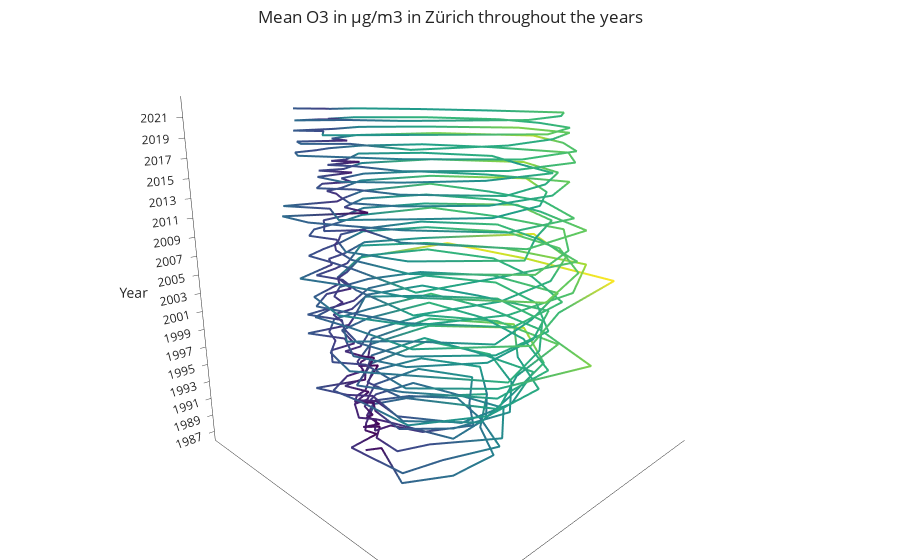
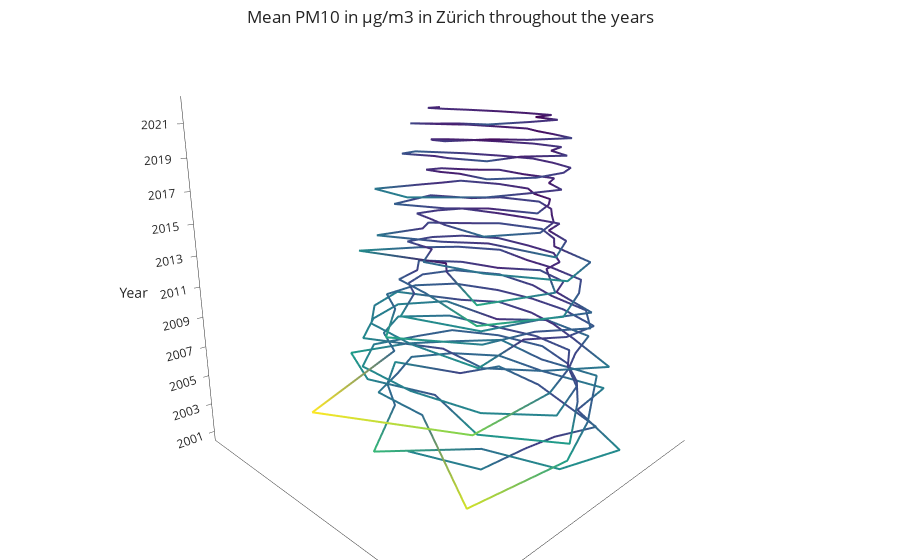
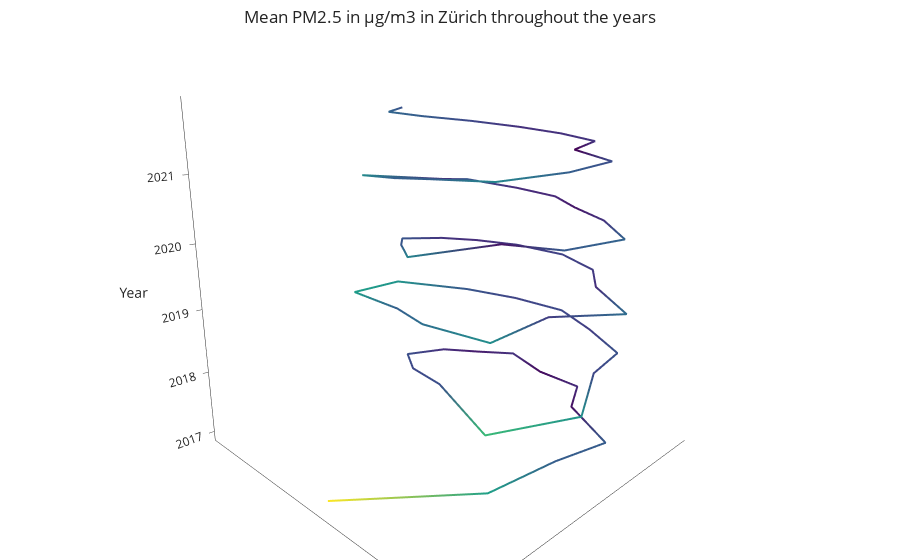

Notebook code cell kept with these figures, in order:
### Code cell
create_3d_scatter_plot(data, "O3 in µg/m3", 18, "map_o3.html")
create_3d_scatter_plot(data, "PM10 in µg/m3", 11, "map_pm10.html")
create_3d_scatter_plot(data, "PM2.5 in µg/m3", 5, "map_pm25.html")

### Figure 1 — Plotly figure (JSON) as saved in the notebook; plotly's stock layout.template omitted (floating-point values rounded to 4 significant figures; data arrays with more than 128 entries replaced by an {"elided": "..."} marker saying what was removed)
{"data": [{"hovertemplate": "%{text}", "line": {"color": {"elided": "420 float values"}, "colorscale": [[0, "#440154"], [0.1111, "#482878"], [0.2222, "#3e4989"], [0.3333, "#31688e"], [0.4444, "#26828e"], [0.5556, "#1f9e89"], [0.6667, "#35b779"], [0.7778, "#6ece58"], [0.8889, "#b5de2b"], [1, "#fde725"]], "width": 4}, "mode": "lines", "name": "", "text": {"elided": "420 str values"}, "type": "scatter3d", "x": {"elided": "420 float values"}, "y": {"elided": "420 float values"}, "z": {"elided": "420 float values"}}], "layout": {"margin": {"b": 0, "l": 0, "r": 0, "t": 0}, "scene": {"aspectratio": {"x": 1, "y": 1, "z": 1}, "bgcolor": "rgba(0,0,0,0)", "camera": {"center": {"x": 0, "y": 0, "z": 0}, "eye": {"x": 1.3, "y": 1.3, "z": 0.5}, "up": {"x": 0, "y": 0, "z": 1}}, "xaxis": {"showgrid": false, "ticktext": [], "tickvals": [], "title": {"text": ""}}, "yaxis": {"showgrid": false, "ticktext": [], "tickvals": [], "title": {"text": ""}}, "zaxis": {"showgrid": false, "ticktext": [1987, 1989, 1991, 1993, 1995, 1997, 1999, 2001, 2003, 2005, 2007, 2009, 2011, 2013, 2015, 2017, 2019, 2021], "tickvals": [0, 2, 4, 6, 8, 10, 12, 14, 16, 18, 20, 22, 24, 26, 28, 30, 32, 34], "title": {"text": "Year"}}}, "title": {"text": "Mean O3 in µg/m3 in Zürich throughout the years", "x": 0.5, "xanchor": "center", "y": 0.98, "yanchor": "top"}}}

### Figure 2 — Plotly figure (JSON) as saved in the notebook; plotly's stock layout.template omitted (floating-point values rounded to 4 significant figures; data arrays with more than 128 entries replaced by an {"elided": "..."} marker saying what was removed)
{"data": [{"hovertemplate": "%{text}", "line": {"color": {"elided": "252 float values"}, "colorscale": [[0, "#440154"], [0.1111, "#482878"], [0.2222, "#3e4989"], [0.3333, "#31688e"], [0.4444, "#26828e"], [0.5556, "#1f9e89"], [0.6667, "#35b779"], [0.7778, "#6ece58"], [0.8889, "#b5de2b"], [1, "#fde725"]], "width": 4}, "mode": "lines", "name": "", "text": {"elided": "252 str values"}, "type": "scatter3d", "x": {"elided": "252 float values"}, "y": {"elided": "252 float values"}, "z": {"elided": "252 float values"}}], "layout": {"margin": {"b": 0, "l": 0, "r": 0, "t": 0}, "scene": {"aspectratio": {"x": 1, "y": 1, "z": 1}, "bgcolor": "rgba(0,0,0,0)", "camera": {"center": {"x": 0, "y": 0, "z": 0}, "eye": {"x": 1.3, "y": 1.3, "z": 0.5}, "up": {"x": 0, "y": 0, "z": 1}}, "xaxis": {"showgrid": false, "ticktext": [], "tickvals": [], "title": {"text": ""}}, "yaxis": {"showgrid": false, "ticktext": [], "tickvals": [], "title": {"text": ""}}, "zaxis": {"showgrid": false, "ticktext": [2001, 2003, 2005, 2007, 2009, 2011, 2013, 2015, 2017, 2019, 2021], "tickvals": [0, 2, 4, 6, 8, 10, 12, 14, 16, 18, 20], "title": {"text": "Year"}}}, "title": {"text": "Mean PM10 in µg/m3 in Zürich throughout the years", "x": 0.5, "xanchor": "center", "y": 0.98, "yanchor": "top"}}}

### Figure 3 — Plotly figure (JSON) as saved in the notebook; plotly's stock layout.template omitted (floating-point values rounded to 4 significant figures)
{"data": [{"hovertemplate": "%{text}", "line": {"color": [25.46, 16.92, 11.65, 11.63, 6.83, 8.461, 6.547, 8.815, 7.459, 8.593, 10.7, 10.26, 10.71, 19.11, 15.83, 10.05, 10.88, 9.468, 10.25, 9.912, 11.21, 16.0, 16.76, 11.8, 13.0, 15.51, 9.403, 12.83, 8.523, 9.459, 9.864, 9.141, 8.502, 8.9, 11.09, 11.26, 14.75, 6.975, 11.48, 12.12, 8.893, 7.12, 8.168, 8.356, 11.25, 8.501, 15.34, 11.86, 11.75, 14.89, 11.82, 10.54, 5.932, 8.951, 8.699, 8.717, 10.18, 11.66, 12.27, 10.91], "colorscale": [[0, "#440154"], [0.1111, "#482878"], [0.2222, "#3e4989"], [0.3333, "#31688e"], [0.4444, "#26828e"], [0.5556, "#1f9e89"], [0.6667, "#35b779"], [0.7778, "#6ece58"], [0.8889, "#b5de2b"], [1, "#fde725"]], "width": 4}, "mode": "lines", "name": "", "text": ["Date:<br>01.2017<br>-----<br>Mean PM2.5 in µg/m3:<br>25.4618", "Date:<br>02.2017<br>-----<br>Mean PM2.5 in µg/m3:<br>16.9165", "Date:<br>03.2017<br>-----<br>Mean PM2.5 in µg/m3:<br>11.6541", "Date:<br>04.2017<br>-----<br>Mean PM2.5 in µg/m3:<br>11.6303", "Date:<br>05.2017<br>-----<br>Mean PM2.5 in µg/m3:<br>6.8301", "Date:<br>06.2017<br>-----<br>Mean PM2.5 in µg/m3:<br>8.4613", "Date:<br>07.2017<br>-----<br>Mean PM2.5 in µg/m3:<br>6.5471", "Date:<br>08.2017<br>-----<br>Mean PM2.5 in µg/m3:<br>8.8155", "Date:<br>09.2017<br>-----<br>Mean PM2.5 in µg/m3:<br>7.4591", "Date:<br>10.2017<br>-----<br>Mean PM2.5 in µg/m3:<br>8.5929", "Date:<br>11.2017<br>-----<br>Mean PM2.5 in µg/m3:<br>10.7013", "Date:<br>12.2017<br>-----<br>Mean PM2.5 in µg/m3:<br>10.2564", "Date:<br>01.2018<br>-----<br>Mean PM2.5 in µg/m3:<br>10.7122", "Date:<br>02.2018<br>-----<br>Mean PM2.5 in µg/m3:<br>19.1098", "Date:<br>03.2018<br>-----<br>Mean PM2.5 in µg/m3:<br>15.8261", "Date:<br>04.2018<br>-----<br>Mean PM2.5 in µg/m3:<br>10.0513", "Date:<br>05.2018<br>-----<br>Mean PM2.5 in µg/m3:<br>10.8758", "Date:<br>06.2018<br>-----<br>Mean PM2.5 in µg/m3:<br>9.4683", "Date:<br>07.2018<br>-----<br>Mean PM2.5 in µg/m3:<br>10.248", "Date:<br>08.2018<br>-----<br>Mean PM2.5 in µg/m3:<br>9.9118", "Date:<br>09.2018<br>-----<br>Mean PM2.5 in µg/m3:<br>11.208", "Date:<br>10.2018<br>-----<br>Mean PM2.5 in µg/m3:<br>16.0002", "Date:<br>11.2018<br>-----<br>Mean PM2.5 in µg/m3:<br>16.7578", "Date:<br>12.2018<br>-----<br>Mean PM2.5 in µg/m3:<br>11.7985", "Date:<br>01.2019<br>-----<br>Mean PM2.5 in µg/m3:<br>12.9965", "Date:<br>02.2019<br>-----<br>Mean PM2.5 in µg/m3:<br>15.5133", "Date:<br>03.2019<br>-----<br>Mean PM2.5 in µg/m3:<br>9.4028", "Date:<br>04.2019<br>-----<br>Mean PM2.5 in µg/m3:<br>12.8276", "Date:<br>05.2019<br>-----<br>Mean PM2.5 in µg/m3:<br>8.5228", "Date:<br>06.2019<br>-----<br>Mean PM2.5 in µg/m3:<br>9.4585", "Date:<br>07.2019<br>-----<br>Mean PM2.5 in µg/m3:<br>9.8636", "Date:<br>08.2019<br>-----<br>Mean PM2.5 in µg/m3:<br>9.1406", "Date:<br>09.2019<br>-----<br>Mean PM2.5 in µg/m3:<br>8.502", "Date:<br>10.2019<br>-----<br>Mean PM2.5 in µg/m3:<br>8.8997", "Date:<br>11.2019<br>-----<br>Mean PM2.5 in µg/m3:<br>11.0894", "Date:<br>12.2019<br>-----<br>Mean PM2.5 in µg/m3:<br>11.2589", "Date:<br>01.2020<br>-----<br>Mean PM2.5 in µg/m3:<br>14.7516", "Date:<br>02.2020<br>-----<br>Mean PM2.5 in µg/m3:<br>6.9748", "Date:<br>03.2020<br>-----<br>Mean PM2.5 in µg/m3:<br>11.4837", "Date:<br>04.2020<br>-----<br>Mean PM2.5 in µg/m3:<br>12.1181", "Date:<br>05.2020<br>-----<br>Mean PM2.5 in µg/m3:<br>8.8929", "Date:<br>06.2020<br>-----<br>Mean PM2.5 in µg/m3:<br>7.1205", "Date:<br>07.2020<br>-----<br>Mean PM2.5 in µg/m3:<br>8.1676", "Date:<br>08.2020<br>-----<br>Mean PM2.5 in µg/m3:<br>8.356", "Date:<br>09.2020<br>-----<br>Mean PM2.5 in µg/m3:<br>11.252", "Date:<br>10.2020<br>-----<br>Mean PM2.5 in µg/m3:<br>8.501", "Date:<br>11.2020<br>-----<br>Mean PM2.5 in µg/m3:<br>15.3401", "Date:<br>12.2020<br>-----<br>Mean PM2.5 in µg/m3:<br>11.8561", "Date:<br>01.2021<br>-----<br>Mean PM2.5 in µg/m3:<br>11.7533", "Date:<br>02.2021<br>-----<br>Mean PM2.5 in µg/m3:<br>14.8912", "Date:<br>03.2021<br>-----<br>Mean PM2.5 in µg/m3:<br>11.8166", "Date:<br>04.2021<br>-----<br>Mean PM2.5 in µg/m3:<br>10.5442", "Date:<br>05.2021<br>-----<br>Mean PM2.5 in µg/m3:<br>5.9323", "Date:<br>06.2021<br>-----<br>Mean PM2.5 in µg/m3:<br>8.9511", "Date:<br>07.2021<br>-----<br>Mean PM2.5 in µg/m3:<br>8.6993", "Date:<br>08.2021<br>-----<br>Mean PM2.5 in µg/m3:<br>8.7173", "Date:<br>09.2021<br>-----<br>Mean PM2.5 in µg/m3:<br>10.1816", "Date:<br>10.2021<br>-----<br>Mean PM2.5 in µg/m3:<br>11.6558", "Date:<br>11.2021<br>-----<br>Mean PM2.5 in µg/m3:<br>12.2681", "Date:<br>12.2021<br>-----<br>Mean PM2.5 in µg/m3:<br>10.9126"], "type": "scatter3d", "x": [25.46, 14.57, 6.15, 0.2626, -3.235, -7.24, -6.545, -7.714, -3.785, -0.1386, 5.291, 8.81, 10.71, 16.5, 8.409, 0.2701, -5.111, -8.08, -10.24, -8.694, -5.729, -0.3268, 8.222, 10.11, 13.0, 13.43, 5.03, 0.3999, -3.973, -8.051, -9.857, -8.036, -4.377, -0.2201, 5.399, 9.621, 14.75, 6.052, 6.018, 0.2215, -4.246, -6.108, -8.165, -7.294, -5.668, -0.1005, 7.641, 10.21, 11.75, 12.82, 6.235, 0.238, -2.81, -7.659, -8.696, -7.628, -5.166, -0.188, 6.065, 9.373], "y": [0, 8.6, 9.9, 11.63, 6.015, 4.379, 0.183, -4.267, -6.427, -8.592, -9.302, -5.252, -0.04607, 9.644, 13.41, 10.05, 9.6, 4.935, 0.3305, -4.761, -9.633, -16.0, -14.6, -6.085, -0.1118, 7.771, 7.944, 12.82, 7.54, 4.965, 0.3605, -4.356, -7.289, -8.897, -9.686, -5.848, -0.1903, 3.468, 9.781, 12.12, 7.814, 3.659, 0.1932, -4.076, -9.72, -8.5, -13.3, -6.027, 0, 7.57, 10.04, 10.54, 5.224, 4.633, 0.2431, -4.22, -8.773, -11.65, -10.66, -5.588], "z": [0, 0.08487, 0.1615, 0.2464, 0.3285, 0.4134, 0.4956, 0.5804, 0.6653, 0.7474, 0.8323, 0.9144, 0.9993, 1.084, 1.161, 1.246, 1.328, 1.413, 1.495, 1.58, 1.665, 1.747, 1.832, 1.914, 1.999, 2.084, 2.16, 2.245, 2.327, 2.412, 2.494, 2.579, 2.664, 2.746, 2.831, 2.913, 2.998, 3.083, 3.162, 3.247, 3.329, 3.414, 3.496, 3.581, 3.666, 3.748, 3.833, 3.915, 4, 4.085, 4.162, 4.246, 4.329, 4.413, 4.496, 4.58, 4.665, 4.747, 4.832, 4.914]}], "layout": {"margin": {"b": 0, "l": 0, "r": 0, "t": 0}, "scene": {"aspectratio": {"x": 1, "y": 1, "z": 1}, "bgcolor": "rgba(0,0,0,0)", "camera": {"center": {"x": 0, "y": 0, "z": 0}, "eye": {"x": 1.3, "y": 1.3, "z": 0.5}, "up": {"x": 0, "y": 0, "z": 1}}, "xaxis": {"showgrid": false, "ticktext": [], "tickvals": [], "title": {"text": ""}}, "yaxis": {"showgrid": false, "ticktext": [], "tickvals": [], "title": {"text": ""}}, "zaxis": {"showgrid": false, "ticktext": [2017, 2018, 2019, 2020, 2021], "tickvals": [0, 1, 2, 3, 4], "title": {"text": "Year"}}}, "title": {"text": "Mean PM2.5 in µg/m3 in Zürich throughout the years", "x": 0.5, "xanchor": "center", "y": 0.98, "yanchor": "top"}}}
